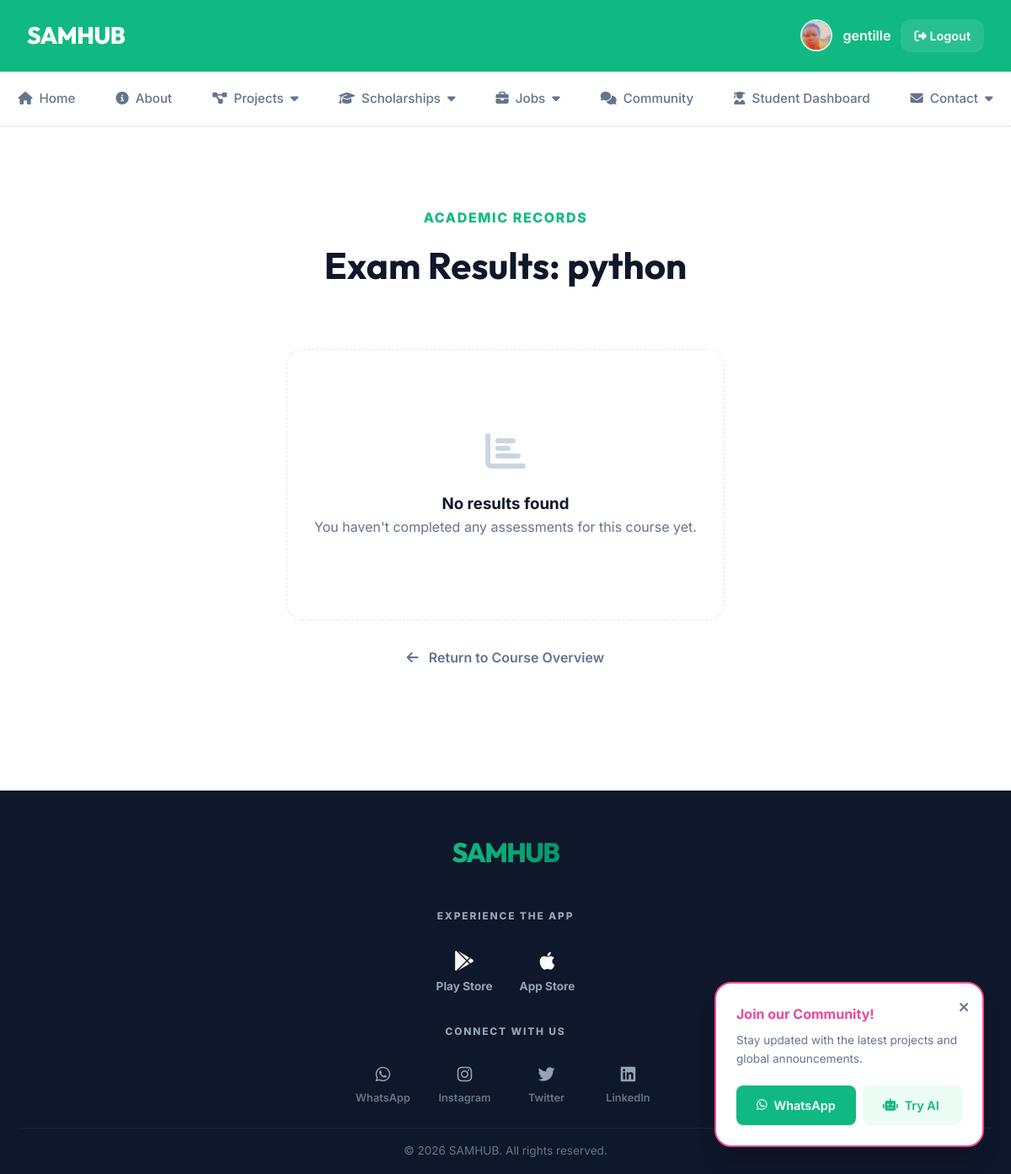
/learn/courses/1/results/ (signed in), run on the app's committed database.
### Login_System/models.py (models this page shows, shortened)
class User(AbstractUser):
    email = models.EmailField(max_length=50, unique=True)
    image = models.ImageField(upload_to='profile_pics', default='default.jpg')
    sex = models.CharField(max_length=10, blank=True, null=True)
    phone = models.CharField(max_length=50, blank=True, null=True)
    year = models.CharField(max_length=50, blank=True, null=True)
    address = models.CharField(max_length=255, blank=True, null=True)
    date_of_birth = models.DateField(blank=True, null=True)
    qualification = models.CharField(max_length=50, blank=True, null=True)
    experience = models.CharField(max_length=50, blank=True, null=True)
    User_type = (
        ('Admin', 'Admin'),
        ('User', 'User'),
        ('Student', 'Student'),
    )
    user_type = models.CharField(max_length=50, choices=User_type, default='User')
    is_approved = models.BooleanField(default=False)
    is_disabled = models.BooleanField(default=False)
    first_login = models.BooleanField(default=True)
    created_at = models.DateTimeField(auto_now_add=True)
    updated_at = models.DateTimeField(auto_now=True)

### Learning_certificate/models.py (models this page shows, shortened)
class Course(models.Model):
    title = models.CharField(max_length=200)
    description = models.TextField(blank=True, null=True)
    content = models.TextField(
        blank=True, null=True,
        help_text="Full course material (HTML allowed). Only enrolled students can see this."
    )
    thumbnail = models.ImageField(upload_to='course_thumbnails/', blank=True, null=True)
    price = models.DecimalField(max_digits=8, decimal_places=2, default=0)  # 0 = free
    duration_weeks = models.PositiveIntegerField(
        default=4,
        help_text="How many weeks the course runs."
    )
    start_date = models.DateTimeField(
        blank=True, null=True,
        help_text="When the course opens for learning."
    )
    end_date = models.DateTimeField(
        blank=True, null=True,
        help_text="When the course closes."
    )
    is_active = models.BooleanField(default=True)
    created_at = models.DateTimeField(auto_now_add=True)
    updated_at = models.DateTimeField(auto_now=True)
    class Meta:
        ordering = ['-created_at']

### Learning_certificate/views.py (the view)
# urls.py: path('courses/<int:course_id>/results/', views.exam_results, name='exam_results'),
@login_required
def exam_results(request, course_id):
    enrollment = get_object_or_404(
        Enrollment, student=request.user, course_id=course_id
    )
    results = ExamResult.objects.filter(enrollment=enrollment).select_related('exam')
    return render(request, 'Learning_certificate/exam_results.html', {
        'results': results,
        'course': enrollment.course,
    })

### templates/Learning_certificate/exam_results.html (shortened to what this page needs)
{% extends "Login_System/base.html" %}
{% load static %}
{% block content %}
<div class="results-wrapper">
    <div class="page-header">
        <p
            style="color: var(--primary); font-weight: 800; text-transform: uppercase; letter-spacing: 0.1em; margin-bottom: 0.5rem;">
            Academic Records</p>
        <h2>Exam Results: {{ course.title }}</h2>
    </div>
    {% if results %}
    <div class="results-card">
        <table class="results-table">
            <thead>
                <tr>
                    <th>Assessment Module</th>
                    <th>Score Obtained</th>
                    <th>Passing Threshold</th>
                    <th>Status</th>
                </tr>
            </thead>
            <tbody>
                {% for result in results %}
                <tr>
                    <td><strong style="font-family: 'Outfit';">{{ result.exam.title }}</strong></td>
                    <td><span style="font-weight: 800; color: var(--primary);">{{ result.marks_obtained }}</span> / {{
                        result.exam.total_marks }}</td>
                    <td>{{ result.exam.passing_marks }}</td>
                    <td>
                        {% if result.passed %}
                        <span class="status-pill status-passed"><i class="fas fa-check-circle"></i> Passed</span>
                        {% else %}
                        <span class="status-pill status-failed"><i class="fas fa-times-circle"></i> Failed</span>
                        {% endif %}
                    </td>
                </tr>
                {% endfor %}
            </tbody>
        </table>
    </div>
    {% else %}
    <div class="no-data">
        <i class="fas fa-chart-bar" style="font-size: 3rem; color: #cbd5e1; margin-bottom: 1.5rem; display: block;"></i>
        <h3>No results found</h3>
        <p style="color: var(--text-muted);">You haven't completed any assessments for this course yet.</p>
    </div>
    {% endif %}
    <div style="text-align: center;">
        <a href="{% url 'course_detail' course.id %}" class="btn-back">
            <i class="fas fa-arrow-left"></i> Return to Course Overview
        </a>
    </div>
</div>
{% endblock %}

### templates/Login_System/base.html (shortened to what this page needs)
{% load static %}
<!DOCTYPE html>
<html lang="en">
<head>
    <link rel="stylesheet" href="https://cdnjs.cloudflare.com/ajax/libs/font-awesome/6.5.0/css/all.min.css">
    <link rel="stylesheet" href="{% static 'css/style.css' %}">
</head>
<body>
    <header>
        <h1>SAMHUB</h1>
        <div class="user-actions">
            {% if user.is_authenticated %}
            <div class="user-profile">
                <img src="{{ user.image.url }}" alt="{{ user.username }}">
                <span style="font-weight: 600;">{{ user.username }}</span>
                <a href="{% url 'logout' %}"><i class="fas fa-sign-out-alt"></i> Logout</a>
            </div>
            {% else %}
            <div class="user-profile">
                <a href="{% url 'Login' %}">Login</a>
                <a href="{% url 'register' %}" class="btn btn-primary"
                    style="color: white; padding: 0.5rem 1.25rem;">Register</a>
            </div>
            {% endif %}
        </div>
    </header>
    <nav>
        <a href="{% url 'home' %}" class="{% if request.resolver_match.url_name == 'home' %}active{% endif %}">
            <i class="fas fa-home"></i> Home
        </a>
        <a href="{% url 'about' %}" class="{% if request.resolver_match.url_name == 'about' %}active{% endif %}">
            <i class="fas fa-info-circle"></i> About
        </a>
        <div class="nav-item">
            <a href="#"><i class="fas fa-project-diagram"></i> Projects <i class="fas fa-caret-down"></i></a>
        </div>
        <div class="nav-item">
            <a href="#"><i class="fas fa-graduation-cap"></i> Scholarships <i class="fas fa-caret-down"></i></a>
        </div>
        <div class="nav-item">
            <a href="#"><i class="fas fa-briefcase"></i> Jobs <i class="fas fa-caret-down"></i></a>
        </div>
        <a href="{% url 'chat_room' %}"
            class="{% if request.resolver_match.url_name == 'chat_room' %}active{% endif %}">
            <i class="fas fa-comments"></i> Community
        </a>
        {% if user.is_authenticated %}
        {% if user.user_type == 'Student' %}
        <a href="{% url 'student_dashboard' %}"
            class="{% if request.resolver_match.url_name == 'student_dashboard' %}active{% endif %}">
            <i class="fas fa-user-graduate"></i> Student Dashboard
        </a>
        {% elif user.user_type == 'Admin' or user.is_superuser %}
        <a href="{% url 'dashboard_admin' %}"
            class="{% if request.resolver_match.url_name == 'dashboard_admin' %}active{% endif %}">
            <i class="fas fa-user-shield"></i> Admin Dashboard
        </a>
        {% endif %}
        {% endif %}
        <div class="nav-item contact-link">
            <a href="#"><i class="fas fa-envelope"></i> Contact <i class="fas fa-caret-down"></i></a>
        </div>
    </nav>
    {% if user.is_authenticated %}
    <div id="popup-notification" class="popup-notification">
        <h4 style="color: var(--secondary); margin-bottom: 0.5rem;">Join our Community!</h4>
        <p style="font-size: 0.85rem; color: var(--text-muted); margin-bottom: 1.25rem;">Stay updated with the latest
            projects and global announcements.</p>
        <div style="display: flex; gap: 0.5rem;">
            <a href="{% url 'chat_room' %}" target="_blank" class="btn btn-primary"
                style="flex: 1; background: var(--accent); border-radius: 0.5rem;">
                <i class="fab fa-whatsapp"></i> WhatsApp
            </a>
            <a href="{% url 'ai_chat_room' %}" class="btn btn-ghost" style="flex: 1; border-radius: 0.5rem;">
                <i class="fas fa-robot"></i> Try AI
            </a>
        </div>
        <span id="popup-close" class="popup-close"><i class="fas fa-times"></i></span>
    </div>
    {% endif %}
    <main class="page-wrapper">
        {% block content %}{% endblock %}
    </main>
    <footer class="minimal-footer">
        <div class="footer-core">
            <h2 class="footer-logo">SAMHUB</h2>
            <div class="footer-label">EXPERIENCE THE APP</div>
            <div class="footer-store-badges">
                <a href="#" class="store-item">
                    <i class="fab fa-google-play"></i>
                    <span>Play Store</span>
                </a>
                <a href="#" class="store-item">
                    <i class="fab fa-apple"></i>
                    <span>App Store</span>
                </a>
            </div>
            <div class="footer-label">CONNECT WITH US</div>
            <div class="social-grid">
                <a href="#" class="social-item">
                    <i class="fab fa-whatsapp"></i>
                    <span>WhatsApp</span>
                </a>
                <a href="#" class="social-item">
                    <i class="fab fa-instagram"></i>
                    <span>Instagram</span>
                </a>
                <a href="#" class="social-item">
                    <i class="fab fa-twitter"></i>
                    <span>Twitter</span>
                </a>
                <a href="#" class="social-item">
                    <i class="fab fa-linkedin"></i>
                    <span>LinkedIn</span>
                </a>
            </div>
        </div>
        <div class="footer-bottom-text">
            <p>&copy; 2026 SAMHUB. All rights reserved.</p>
        </div>
    </footer>
</body>
</html>

### static/css/style.css (style rules this page uses)
:root { --primary: #10B981; --primary-hover: #059669; --primary-light: #ecfdf5; --secondary: #EC4899; --accent: #10B981; --background: #FFFFFF; --surface: #FFFFFF; --text-main: #0F172A; --text-muted: #64748B; --border: #E2E8F0; --shadow-sm: 0 1px 2px 0 rgba(0, 0, 0, 0.05); --shadow-md: 0 4px 6px -1px rgba(0, 0, 0, 0.1), 0 2px 4px -1px rgba(0, 0, 0, 0.06); --shadow-lg: 0 10px 15px -3px rgba(0, 0, 0, 0.1), 0 4px 6px -2px rgba(0, 0, 0, 0.05); --radius-md: 0.75rem; --radius-lg: 1.25rem; }
html { scroll-behavior: smooth; }
* { margin: 0; padding: 0; box-sizing: border-box; font-family: 'Inter', 'Roboto', sans-serif; }
body { background-color: #FFFFFF; background: #FFFFFF; color: var(--text-main); line-height: 1.6; min-height: 100vh; }
header { background: var(--primary); color: white; padding: 1.25rem 2rem; display: flex; justify-content: space-between; align-items: center; box-shadow: 0 4px 6px -1px rgba(0, 0, 0, 0.05); position: relative; z-index: 1000; }
header h1 { font-family: 'Outfit', sans-serif; font-weight: 800; font-size: 1.75rem; letter-spacing: -0.02em; }
.user-profile { display: flex; align-items: center; gap: 0.75rem; }
.user-profile img { width: 38px; height: 38px; border-radius: 50%; border: 2px solid rgba(255, 255, 255, 0.8); object-fit: cover; }
.user-profile a { color: white; text-decoration: none; font-weight: 600; font-size: 0.9rem; padding: 0.5rem 1rem; background: rgba(255, 255, 255, 0.1); border-radius: var(--radius-md); transition: all 0.2s; }
nav { background: var(--surface); display: flex; justify-content: center; gap: 1.5rem; padding: 0.75rem 0; box-shadow: var(--shadow-sm); border-bottom: 1px solid var(--border); position: sticky; top: 0; z-index: 999; }
nav a { text-decoration: none; color: var(--text-muted); font-weight: 500; font-size: 0.95rem; padding: 0.5rem 0.75rem; border-radius: 0.5rem; display: flex; align-items: center; gap: 0.5rem; transition: all 0.2s; }
.nav-item { position: relative; }
.page-wrapper { min-height: calc(100vh - 200px); display: flex; flex-direction: column; padding: 2rem 1rem; max-width: 1200px; margin: 0 auto; }
.btn { padding: 0.75rem 1.5rem; border-radius: var(--radius-md); font-weight: 600; text-decoration: none; display: inline-flex; align-items: center; gap: 0.5rem; transition: all 0.2s; cursor: pointer; border: none; font-size: 0.9rem; }
.btn-primary { background: var(--primary); color: white; }
.btn-ghost { background: var(--primary-light); color: var(--primary); }
.minimal-footer { background: #0f172a; color: white; padding: 3rem 1.5rem 1rem; text-align: center; margin-top: 3rem; }
.footer-core { max-width: 900px; margin: 0 auto; display: flex; flex-direction: column; align-items: center; gap: 2rem; }
.footer-logo { font-family: 'Outfit', sans-serif; font-size: 2rem; font-weight: 800; letter-spacing: -0.05em; background: linear-gradient(to right, #10B981, #059669); background-clip: text; -webkit-background-clip: text; -webkit-text-fill-color: transparent; margin-bottom: 0.5rem; }
.footer-label { font-size: 0.75rem; color: #94a3b8; font-weight: 800; letter-spacing: 0.15em; text-transform: uppercase; }
.footer-store-badges { display: flex; gap: 2rem; }
.store-item { display: flex; flex-direction: column; align-items: center; gap: 0.5rem; text-decoration: none; transition: all 0.3s ease; }
.store-item i { font-size: 1.5rem; color: #f8fafc; }
.store-item span { color: #94a3b8; font-weight: 700; font-size: 0.85rem; }
.social-grid { display: grid; grid-template-columns: repeat(4, 1fr); gap: 2rem; }
.social-item { display: flex; flex-direction: column; align-items: center; gap: 0.5rem; text-decoration: none; transition: all 0.3s ease; }
.social-item i { font-size: 1.25rem; color: #94a3b8; }
.social-item span { font-size: 0.8rem; font-weight: 600; color: #64748b; }
.footer-bottom-text { margin-top: 1.5rem; padding-top: 1rem; border-top: 1px solid rgba(255, 255, 255, 0.05); color: #64748b; font-size: 0.85rem; }
.popup-notification { position: fixed; bottom: 2rem; right: 2rem; width: 320px; background: white; padding: 1.5rem; border-radius: var(--radius-lg); box-shadow: 0 20px 25px -5px rgba(0, 0, 0, 0.15); border: 2px solid var(--secondary); z-index: 10000; display: none; animation: slideIn 0.5s cubic-bezier(0.175, 0.885, 0.32, 1.275); }
.popup-close { position: absolute; top: 1rem; right: 1rem; cursor: pointer; color: var(--text-muted); }

### data on the page
User: image (picture), username "gentille"
Course: title "python"
